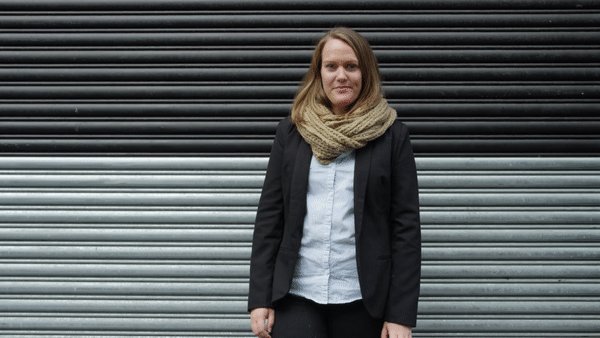
#> input picture dfd_frames/dfd1.png, 600 x 338 px
$ python template_finder_center_extraction.py dfd_frames dfd_frames out dfd_frames 5 5
#> lines starting #> are read from the running program, lines starting #| are printed output that depends on the picture
#%%
import cv2
import numpy as np
from matplotlib import pyplot as plt
import os
import sys
import json

template_folder = sys.argv[1] #Folder extracted faces from get_original_face_size.py
image_folders = sys.argv[2]#Folder with original file names
output_dir = sys.argv[3] # puts the bounding box images in this directory
cropped_dir = sys.argv[4] #crops images and save here

translation_factor_x = int(sys.argv[5])
translation_factor_y = int(sys.argv[6]) #used to ensure that a true 256x256 square is captured and is not cut out of the image

def extract_face(template_path: str, base_image_path: str, output_dir: str, output_name: str):

#> called with template_path = 'dfd_frames/dfd1.png', base_image_path = 'dfd_frames/dfd1.png', output_dir = 'out', output_name = 'dfd1.png'
    img_rgb = cv2.imread(base_image_path)
#> img_rgb is the input picture: shape (338, 600, 3); mean B, G, R 91, 89.8, 85.2
    clean = cv2.imread(base_image_path)
    img_rgb = cv2.copyMakeBorder(img_rgb, 300,300,300,300,cv2.BORDER_CONSTANT, value=(0,0,0))
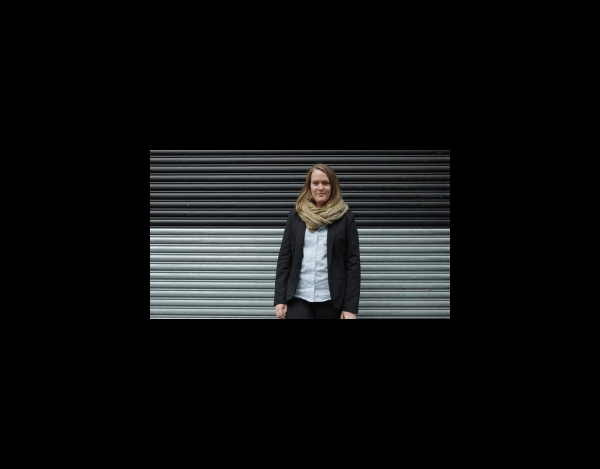
#> img_rgb: shape (938, 1200, 3) (shown at 1/2 size); mean B, G, R 16.4, 16.2, 15.4
    clean = cv2.copyMakeBorder(clean, 300,300,300,300,cv2.BORDER_CONSTANT, value=(0,0,0))
    template = cv2.imread(template_path)
    height, width = template.shape[0], template.shape[1]
#> height = 338; width = 600

    res = cv2.matchTemplate(img_rgb, template, cv2.TM_SQDIFF_NORMED)
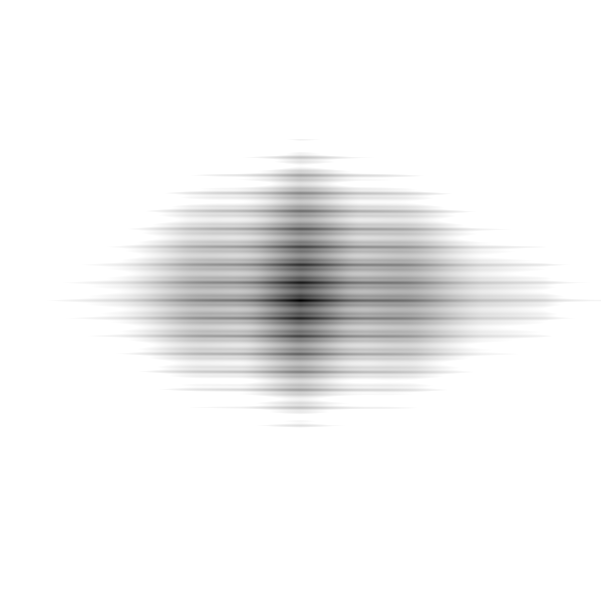
#> res: shape (601, 601) float32; min 1.31e-07, max 1, mean 0.954

    min_val, max_val, min_loc, max_loc = cv2.minMaxLoc(res)
#> min_val = 1.31e-07; max_val = 1; min_loc = (300, 300); max_loc = (0, 0)

    top_left = min_loc  #Change to max_loc for all except for TM_SQDIFF
#> top_left = (300, 300)
    bottom_right = (top_left[0] + width, top_left[1] + height)
#> bottom_right = (900, 638)

    match_x, match_y = top_left[0], top_left[1]
#> match_x = 300; match_y = 300
    match_w = bottom_right[0]-top_left[0]
#> match_w = 600
    match_h = bottom_right[1]-top_left[1]
#> match_h = 338

    #Sanity check for x,y coordinates
    assert(match_w > 0 and match_h > 0)
#> (the run stopped early here; a loop or call above may not have finished)

$ run again, on dfd_frames/dfd100.png
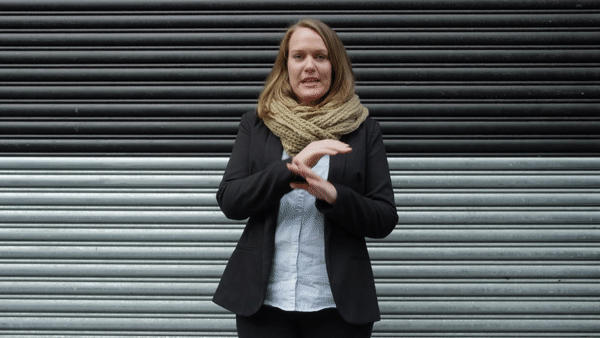
#> input picture dfd_frames/dfd100.png, 600 x 338 px
#> in extract_face, img_rgb is the input picture: shape (338, 600, 3); mean B, G, R 89, 87.9, 83.6
#> in extract_face, `img_rgb = cv2.copyMakeBorder(img_rgb, 300,300,300,300,cv2.BORDER_CONST..`:
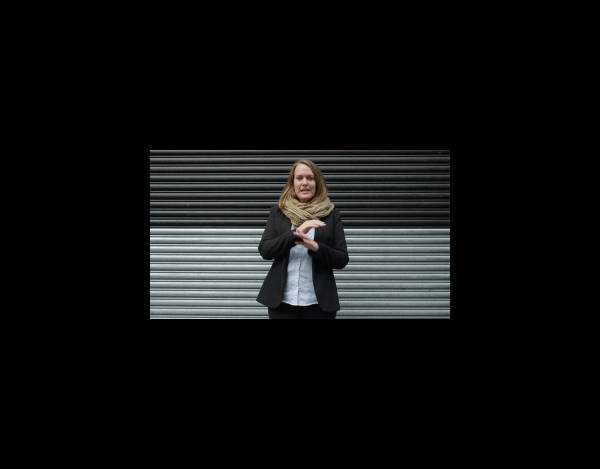
#> img_rgb: shape (938, 1200, 3) (shown at 1/2 size); mean B, G, R 16, 15.8, 15.1
#> min_val = 0; max_val = 1; min_loc = (300, 300); max_loc = (0, 0)
#> top_left = (300, 300)
#> bottom_right = (900, 638)
#> match_x = 300
#> match_w = 600
#> match_h = 338

$ run again, on dfd_frames/dfd11.png
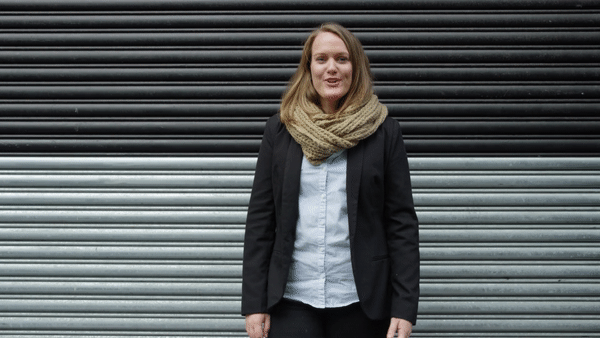
#> input picture dfd_frames/dfd11.png, 600 x 338 px
#> in extract_face, img_rgb is the input picture: shape (338, 600, 3); mean B, G, R 90.4, 89.2, 84.7
#> in extract_face, `img_rgb = cv2.copyMakeBorder(img_rgb, 300,300,300,300,cv2.BORDER_CONST..`:
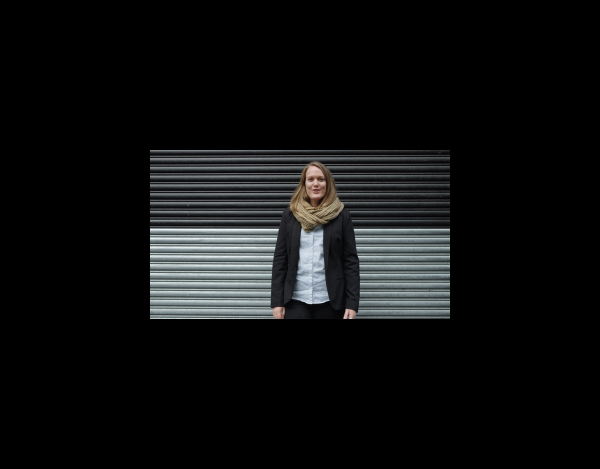
#> img_rgb: shape (938, 1200, 3) (shown at 1/2 size); mean B, G, R 16.3, 16.1, 15.3
#> min_val = 1.14e-09; max_val = 1; min_loc = (300, 300); max_loc = (0, 0)
#> top_left = (300, 300)
#> bottom_right = (900, 638)
#> match_x = 300
#> match_w = 600
#> match_h = 338
